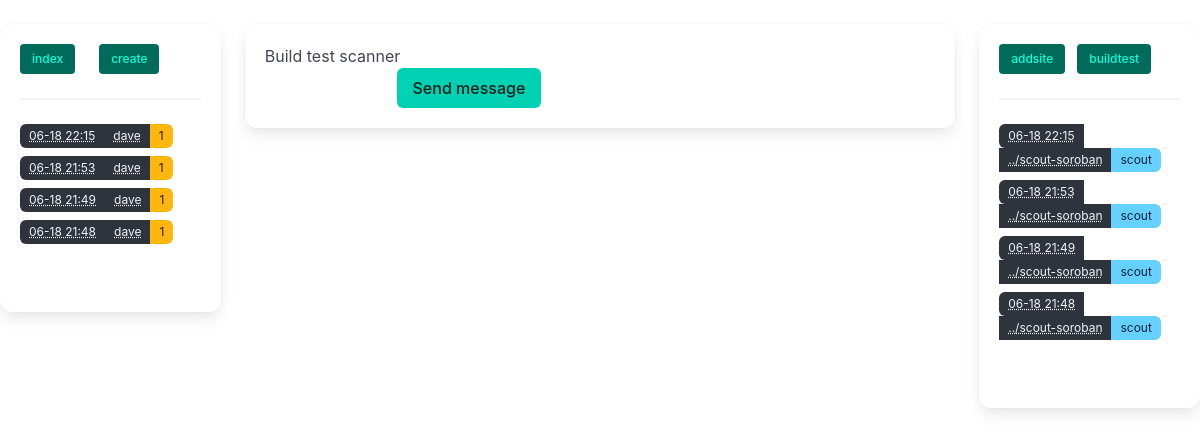
/build/test, run on an earlier commit of the app's database.
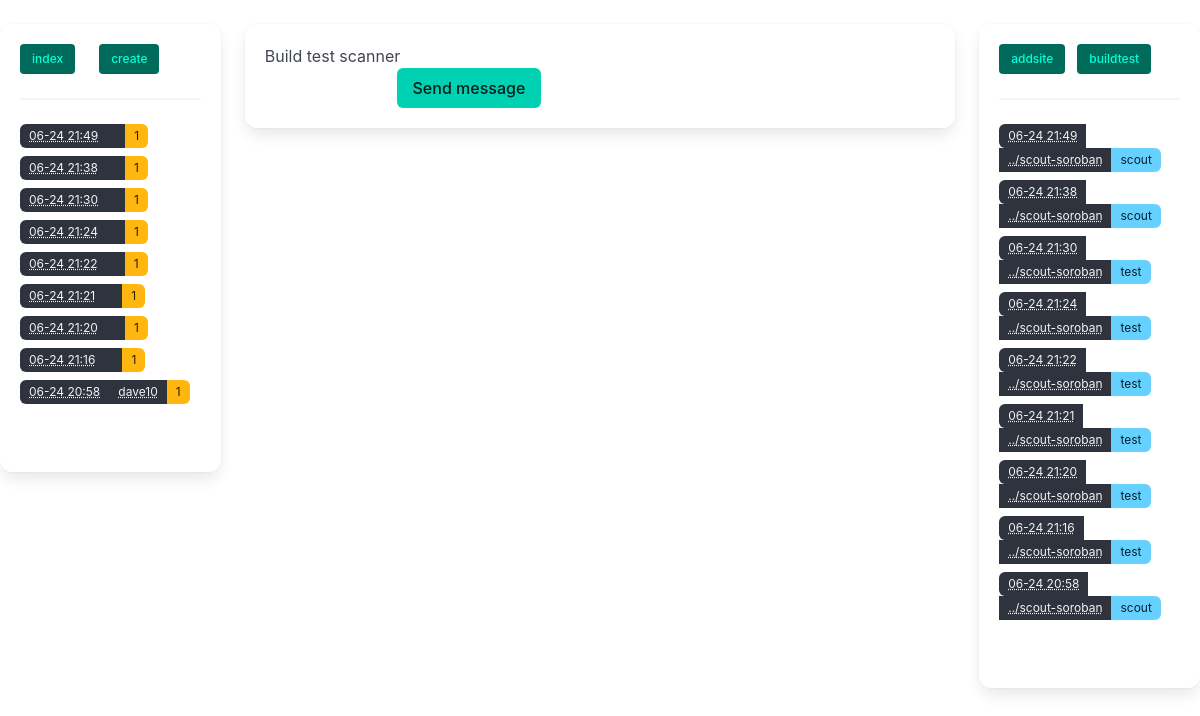
And on a later commit of the database.
### model.py (models this page shows, shortened)
class BaseModel(Model):
    class Meta:
        database = db

class BatchExec(BaseModel):
    timestamp = DateTimeField(default=datetime.datetime.now, index=True)
    name = CharField(null=True)
    author = CharField(null=True)
    email = CharField(null=True)
    comments = TextField(null=True)

class ScannerExec(BaseModel):
    batch = ForeignKeyField(BatchExec, null=True,  backref='scans')
    timestamp = DateTimeField(default=datetime.datetime.now, index=True)
    repo = CharField(unique=False)
    commit = CharField(unique=False)
    rev_hash = CharField(unique=False, null=True)
    path = CharField(unique=False)
    scanner = CharField(unique=False, default="Scout", index=True)
    scanner_version = CharField(unique=False, null=True)
    errors = TextField(null=True)
    def as_dict(self):
        return {
            "id": self.id,
            'timestamp': self.timestamp,
            'repo':self.repo,
            'commit': self.commit,
            'path': self.path,
            'scanner': self.scanner,
            'errors': self.errors,}

### app.py (the view)
@app.route('/build/test', methods=['GET', 'POST'])
def buildtest():
    if request.method == 'POST':
        e = Execution.Create('custom-build-test', ['docker build -t drunner/testscan:latest .'])
        add_keys_for_site.send(e.id)
        return redirect(url_for('exec', eid=e.id), code=302)
    return render('build_test.html')

### helperfuncs.py (called while the page is built)
def short_date(d):
    if d is None:
        return '<not set>'
    try:
        return str(d).split('.')[0].split('-', 1)[1].rsplit(':', 1)[0]
    except:
        print_exc()
        print("source d: %r" % repr(d) )
        return str(d).split('.')[0]

def render(template, **kwargs):
    class Funcs: pass
    funcs = Funcs()
    new = {'scans': get_scans(),
           'batchs': get_batchs(),
           'None': None,
           'short_repo':lambda x: '../'+x.rsplit('/', 1)[1].replace('.git', ''),
           'datetime': datetime.datetime,
           }
    for k, v in new.items():
        setattr(funcs, k, v)
    for f in [list, len, url_for, repr, type, json, enumwid, short_date, mkrand, lines]:
        new[f.__name__] = f
        setattr(funcs, f.__name__, f)
    new['funcs'] = funcs
    new.update(kwargs)
    return render_template(template, **new)

### model.py (called while the page is built)
def get_scans():
    return [x.as_dict() for x in ScannerExec.select()
                .where(ScannerExec.batch != None)
                .order_by(ScannerExec.timestamp.desc())]

def get_batchs():
    return [x for x in
            BatchExec.select().order_by(BatchExec.timestamp.desc())]

### templates/build_test.html (shortened to what this page needs)
{% extends "base.html" %}
{% block content %}
    <h1>Build test scanner</h1>
    <form method="post">
<div class="field is-horizontal">
  <div class="field-label">
  </div>
  <div class="field-body">
    <div class="field">
      <div class="control">
        <button class="button is-primary">
          Send message
        </button>
      </div>
    </div>
  </div>
</div>
    </form>
{% endblock %}

### templates/leftcol.html
<div class="buttons">
    {% for link_button in ['index', 'create'] %}
    <a class="button is-small is-responsive is-primary is-dark" href="{{ url_for(link_button) }}">
        {{link_button}}
    </a>
    <br/>
    {% endfor %}
</div>
<hr/>
<div class="tags">
    {% for batch in batchs %}
    <div class="control">
        <a class="tags has-addons is-hoverable" href="{{ url_for('batch', id=batch.id) }}">
        <span class="tag is-dark"><abbr
                title="{{ batch.timestamp }}">{{ short_date(batch.timestamp) }}</abbr> </span>
        <span class="tag is-dark"><abbr title="{{ batch.name }}">{{ batch.name }}</abbr></span>
        <span class="tag is-warning is-dark">{{ len(batch.scans) }}</span>
        </a>
    </div>
    {% endfor %}
</div>
<br/>

### templates/rightcol.html
<div class="buttons">
    {% for link_button in ['addsite', 'buildtest'] %}
    <a class="button is-small is-responsive is-primary is-dark" href="{{ url_for(link_button) }}">
        {{link_button}}
    </a>
    {% endfor %}
</div>
<hr/>
<div class="tags">
    {% for scan in scans %}
    <div class="control">
        <a class="tags has-addons is-hoverable" href="{{ url_for('scan_exec', id=scan['id']) }}">
        <span class="tag is-dark"><abbr
                title="{{ scan['timestamp'] }}">{{ short_date(scan['timestamp']) }}</abbr> </span>
        <span class="tag is-dark"><abbr title="{{ scan['repo']}}">{{ short_repo(scan['repo']) }}</abbr></span>
        <span class="tag is-info">{{ scan['scanner'] }}</span>
        </a>
    </div>
    {% endfor %}
</div>
<br/>

What changed in the data, as far as the page shows it:
removed BatchExec: timestamp "06-18 22:15", name "dave", scans "1"
removed BatchExec: timestamp "06-18 21:53", name "dave", scans "1"
removed BatchExec: timestamp "06-18 21:49", name "dave", scans "1"
added BatchExec: timestamp "06-24 21:49", scans "1"
added BatchExec: timestamp "06-24 21:38", scans "1"
added BatchExec: timestamp "06-24 21:30", scans "1"
added BatchExec: timestamp "06-24 21:24", scans "1"
added BatchExec: timestamp "06-24 21:22", scans "1"
added BatchExec: timestamp "06-24 21:21", scans "1"
added BatchExec: timestamp "06-24 21:20", scans "1"
added BatchExec: timestamp "06-24 21:16", scans "1"
changed BatchExec id 1: timestamp "06-18 21:48" → "06-24 20:58"; name "dave" → "dave10"
added ScannerExec: timestamp "06-24 21:49", repo "../scout-soroban", scanner "scout"
added ScannerExec: timestamp "06-24 21:38", repo "../scout-soroban", scanner "scout"
added ScannerExec: timestamp "06-24 21:30", repo "../scout-soroban", scanner "test"
added ScannerExec: timestamp "06-24 21:24", repo "../scout-soroban", scanner "test"
added ScannerExec: timestamp "06-24 21:22", repo "../scout-soroban", scanner "test"
changed ScannerExec (number 6 of 9 on the later page): timestamp "06-18 22:15" → "06-24 21:21"; scanner "scout" → "test"
changed ScannerExec (number 7 of 9 on the later page): timestamp "06-18 21:53" → "06-24 21:20"; scanner "scout" → "test"
changed ScannerExec (number 8 of 9 on the later page): timestamp "06-18 21:49" → "06-24 21:16"; scanner "scout" → "test"
changed ScannerExec (number 9 of 9 on the later page): timestamp "06-18 21:48" → "06-24 20:58"
